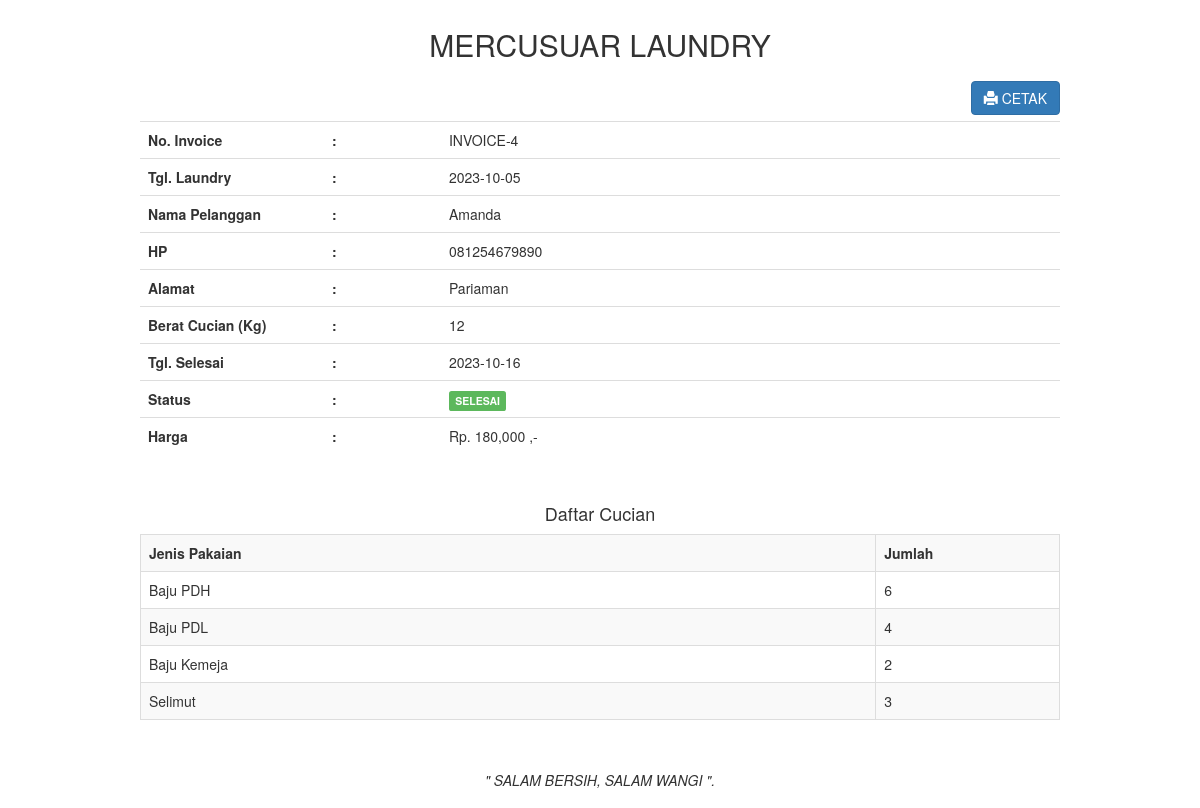
Page /admin/transaksi_invoice.php?id=4 (signed in) on the committed database.
### tables this page shows
CREATE TABLE `transaksi` (
  `transaksi_id` int(11) NOT NULL,
  `transaksi_tgl` date NOT NULL,
  `transaksi_pelanggan` int(11) NOT NULL,
  `transaksi_harga` int(11) NOT NULL,
  `transaksi_berat` int(11) NOT NULL,
  `transaksi_tgl_selesai` date NOT NULL,
  `transaksi_status` int(11) NOT NULL
);

CREATE TABLE `pelanggan` (
  `pelanggan_id` int(11) NOT NULL,
  `pelanggan_nama` varchar(225) NOT NULL,
  `pelanggan_hp` varchar(225) NOT NULL,
  `pelanggan_alamat` text NOT NULL
);

CREATE TABLE `pakaian` (
  `pakaian_id` int(11) NOT NULL,
  `pakaian_transaksi` int(11) NOT NULL,
  `pakaian_jenis` varchar(225) NOT NULL,
  `pakaian_jumlah` int(11) NOT NULL
);

### admin/transaksi_invoice.php (the view, shortened to what this page needs)
<!DOCTYPE html>
<html>
<head>
    <link rel="stylesheet" type="text/css" href="../assets/css/bootstrap.css">
</head>
<body>
    <?php
    include '../koneksi.php';
    ?>
    <div class="container">
        <div class="col-md-10 col-md-offset-1">
            <?php
            $id = $_GET['id'];
            $transaksi = mysqli_query($koneksi,"select * from transaksi,pelanggan where transaksi_id='$id' and transaksi_pelanggan=pelanggan_id");
            while($t=mysqli_fetch_array($transaksi)){
                ?>
                <center><h2>MERCUSUAR LAUNDRY</h2></center>
                <a href="transaksi_invoice_cetak.php?id=<?php echo $id; ?>" target="_blank" class="btn btn-primary pull-right"><i class="glyphicon glyphicon-print"></i> CETAK</a>
                <br/>
                <br/>
                <table class="table">
                    <tr>
                        <th width="20%">No. Invoice</th>
                        <th>:</th>
                        <td>INVOICE-<?php echo $t['transaksi_id']; ?></td>
                    </tr>
                    <tr>
                        <th width="20%">Tgl. Laundry</th>
                        <th>:</th>
                        <td><?php echo $t['transaksi_tgl']; ?></td>
                    </tr>
                    <tr>
                        <th>Nama Pelanggan</th>
                        <th>:</th>
                        <td><?php echo $t['pelanggan_nama']; ?></td>
                    </tr>
                    <tr>
                        <th>HP</th>
                        <th>:</th>
                        <td><?php echo $t['pelanggan_hp']; ?></td>
                    </tr>
                    <tr>
                        <th>Alamat</th>
                        <th>:</th>
                        <td><?php echo $t['pelanggan_alamat']; ?></td>
                    </tr>
                    <tr>
                        <th>Berat Cucian (Kg)</th>
                        <th>:</th>
                        <td><?php echo $t['transaksi_berat']; ?></td>
                    </tr>
                    <tr>
                        <th>Tgl. Selesai</th>
                        <th>:</th>
                        <td><?php echo $t['transaksi_tgl_selesai']; ?></td>
                    </tr>
                    <tr>
                        <th>Status</th>
                        <th>:</th>
                        <td>
                            <?php
                            if($t['transaksi_status']=="0"){
                                echo "<div class='label label-warning'>PROSES</div>";
                            }else if($t['transaksi_status']=="1"){
                                echo "<div class='label label-info'>DI CUCI</div>";
                            }else if($t['transaksi_status']=="2"){
                                echo "<div class='label label-success'>SELESAI</div>";
                            }
                            ?>
                        </td>
                    </tr>
                    <tr>
                        <th>Harga</th>
                        <th>:</th>
                        <td><?php echo "Rp. ".number_format($t['transaksi_harga'])." ,-"; ?></td>
                    </tr>
                </table>
                <br/>
                <h4 class="text-center">Daftar Cucian</h4>
                <table class="table table-bordered table-striped">
                    <tr>
                        <th>Jenis Pakaian</th>
                        <th width="20%">Jumlah</th>
                    </tr>
                    <?php
                    $id = $t['transaksi_id'];
                    $pakaian = mysqli_query($koneksi,"select * from pakaian where pakaian_transaksi='$id'");
                    while($p=mysqli_fetch_array($pakaian)){
                        ?>
                        <tr>
                            <td><?php echo $p['pakaian_jenis']; ?></td>
                            <td width="5%"><?php echo $p['pakaian_jumlah']; ?></td>
                        </tr>
                        <?php } ?>
                    </table>
                    <br/>
                    <p><center><i>" SALAM BERSIH, SALAM WANGI ".</i></center></p>
                    <?php
                }
                ?>
            </div>
        </div>
    </body>
    </html>

### rows in the picture
transaksi: transaksi_id "4", transaksi_tgl "2023-10-05", pelanggan.pelanggan_nama "Amanda", pelanggan.pelanggan_hp "081254679890", pelanggan.pelanggan_alamat "Pariaman", transaksi_berat "12", transaksi_tgl_selesai "2023-10-16", transaksi_status "SELESAI", transaksi_harga "180,000"
pakaian: pakaian_jenis "Baju PDH", pakaian_jumlah "6"
pakaian: pakaian_jenis "Baju PDL", pakaian_jumlah "4"
pakaian: pakaian_jenis "Baju Kemeja", pakaian_jumlah "2"
pakaian: pakaian_jenis "Selimut", pakaian_jumlah "3"
